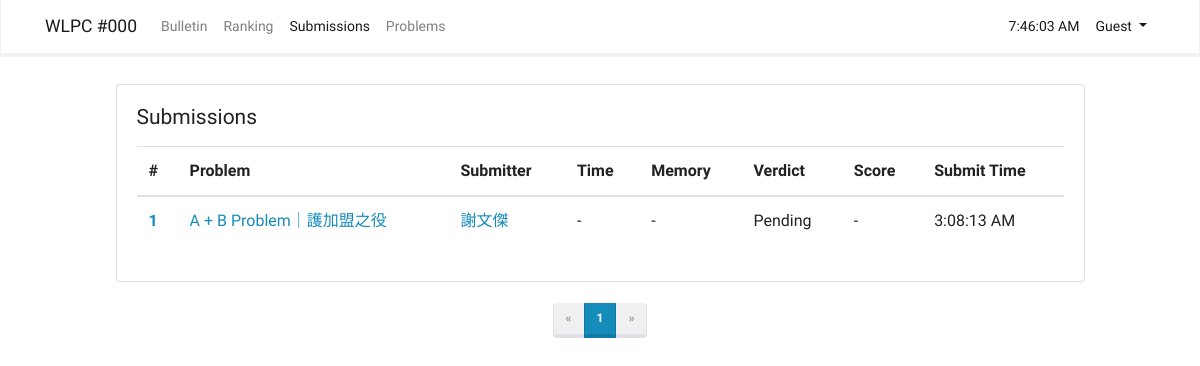
Screenshot of /submissions with the database file from the repository.
### app/models.py (models this page shows, shortened)
class Submission(db.Model):
    __tablename__ = 'submissions'
    id = db.Column(db.Integer, primary_key = True)
    pid = db.Column(db.Integer)
    uid = db.Column(db.Integer)
    code = db.Column(db.Text)
    code_hash = db.Column(db.String)
    time = db.Column(db.Integer)
    memory = db.Column(db.Integer)
    verdict = db.Column(db.String(10))
    score = db.Column(db.Integer)
    create_time = db.Column(db.DateTime)

class Problem(db.Model):
    __tablename__ = 'problems'
    id = db.Column(db.Integer, primary_key = True)
    title = db.Column(db.String)
    abbr = db.Column(db.String)
    content = db.Column(db.Text)
    content_html = db.Column(db.Text)
    total_score = db.Column(db.Integer)
    scoring_script = db.Column(db.Text)
    test_datas = db.relationship('TestData', backref = 'problem')

class User(UserMixin, db.Model):
    __tablename__ = 'users'
    id = db.Column(db.Integer, primary_key = True)
    email = db.Column(db.String(64), unique = True, index = True)
    username = db.Column(db.String(64), index = True)
    password_hash = db.Column(db.String(128))
    status = db.Column(db.Text)
    score = db.Column(db.Integer)
    @property
    def password(self):
        raise AttributeError('password is not a readable attribute')

### app/submission/views.py (the view)
@submission.route('/submissions')
def list():
    page = request.args.get('page', 1, type=int)
    pagination = Submission.query.order_by(Submission.id.desc()).paginate(page, per_page = current_app.config['ITEMS_PER_PAGE'], error_out=True)
    submissions = pagination.items
    problems = Problem
    user = User
    return render_template('submissions/list.html', current_time = datetime.utcnow(), submissions = submissions, pagination = pagination, user = user, problems = problems)

### app/templates/submissions/list.html (shortened to what this page needs)
{% extends "base.html" %}
{% import "_macros.html" as macros %}
{% block page_content %}
<div class="container" style="width: 90%">
    <div class="card">
        <div class="card-body">
            <h4 class="card-title mb-3">Submissions</h4>
            <table class="table">
                <thead>
                    <tr>
                        <th scope="col">#</th>
                        <th scope="col">Problem</th>
                        <th scope="col">Submitter</th>
                        <th scope="col">Time</th>
                        <th scope="col">Memory</th>
                        <th scope="col">Verdict</th>
                        <th scope="col">Score</th>
                        <th scope="col">Submit Time</th>
                    </tr>
                <tbody>
                    {% for submission in submissions %}
                    <tr class="table-default">
                        <th scope="row"><a href="{{ url_for('submission.result', sid = submission.id) }}">{{
                                submission.id }}</a></th>
                        <td><a href="{{ url_for('problem.show', pid = submission.pid) }}">{{ problems.query.get(submission.pid).title }}</a></td>
                        <td><a href="{{ url_for('submission.list_by_user', uid = submission.uid) }}">{{ user.query.get(submission.uid).username }}</a></td>
                        <td>{{ submission.time or '-' }}</td>
                        <td>{{ submission.memory or '-' }}</td>
                        <td>{{ submission.verdict }}</td>
                        <td>{{ submission.score or '-' }}</td>
                        <td>{{ moment(submission.create_time).format('LTS') }}</td>
                    </tr>
                    {% endfor %}
                </tbody>
                </thead>
            </table>
        </div>
    </div><br>
    <div>
        {{ macros.pagination_widget(pagination, '.list') }}
    </div>
</div>
{% endblock %}

### rows the page displays
Submission: id "1", query.get "A + B Problem｜護加盟之役", query.get "謝文傑", time "-", memory "-", verdict "Pending", score "-", create_time "3:08:13 AM"

### other values shown
{{ config['CONTEST'] }} "WLPC #000"
{{ p }} "1"
